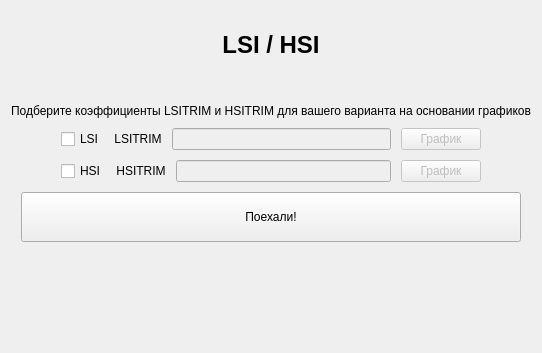
      <widget class="QWidget" name="tab_3">
       <attribute name="title">
        <string>LSI / HSI</string>
       </attribute>
       <layout class="QGridLayout" name="gridLayout_3">
        <item row="0" column="0">
         <layout class="QVBoxLayout" name="verticalLayout_9">
          <property name="spacing">
           <number>25</number>
          </property>
          <property name="topMargin">
           <number>20</number>
          </property>
          <item>
           <widget class="QLabel" name="label_16">
            <property name="sizePolicy">
             <sizepolicy hsizetype="Minimum" vsizetype="Preferred">
              <horstretch>0</horstretch>
              <verstretch>0</verstretch>
             </sizepolicy>
            </property>
            <property name="font">
             <font>
              <pointsize>18</pointsize>
              <weight>75</weight>
              <bold>true</bold>
             </font>
            </property>
            <property name="text">
             <string>LSI / HSI</string>
            </property>
            <property name="alignment">
             <set>Qt::AlignCenter</set>
            </property>
           </widget>
          </item>
          <item>
           <layout class="QVBoxLayout" name="verticalLayout_10">
            <property name="spacing">
             <number>10</number>
            </property>
            <property name="bottomMargin">
             <number>100</number>
            </property>
            <item>
             <spacer name="horizontalSpacer_5">
              <property name="orientation">
               <enum>Qt::Horizontal</enum>
              </property>
              <property name="sizeHint" stdset="0">
               <size>
                <width>40</width>
                <height>20</height>
               </size>
              </property>
             </spacer>
            </item>
            <item>
             <widget class="QLabel" name="label_4">
              <property name="text">
               <string>Подберите коэффициенты LSITRIM и HSITRIM для вашего варианта на основании графиков</string>
              </property>
              <property name="alignment">
               <set>Qt::AlignCenter</set>
              </property>
             </widget>
            </item>
            <item>
             <layout class="QHBoxLayout" name="horizontalLayout_23">
              <property name="leftMargin">
               <number>50</number>
              </property>
              <property name="rightMargin">
               <number>50</number>
              </property>
              <property name="bottomMargin">
               <number>0</number>
              </property>
              <item>
               <widget class="QCheckBox" name="checkBox_6_lsi">
                <property name="maximumSize">
                 <size>
                  <width>100</width>
                  <height>16777215</height>
                 </size>
                </property>
                <property name="text">
                 <string>LSI</string>
                </property>
               </widget>
              </item>
              <item>
               <widget class="QLabel" name="label_6_lsi">
                <property name="enabled">
                 <bool>true</bool>
                </property>
                <property name="maximumSize">
                 <size>
                  <width>100</width>
                  <height>16777215</height>
                 </size>
                </property>
                <property name="text">
                 <string>LSITRIM</string>
                </property>
                <property name="alignment">
                 <set>Qt::AlignCenter</set>
                </property>
               </widget>
              </item>
              <item>
               <widget class="QLineEdit" name="lineEdit_6_lsitrim">
                <property name="enabled">
                 <bool>false</bool>
                </property>
                <property name="minimumSize">
                 <size>
                  <width>0</width>
                  <height>0</height>
                 </size>
                </property>
                <property name="maximumSize">
                 <size>
                  <width>300</width>
                  <height>16777215</height>
                 </size>
                </property>
                <property name="alignment">
                 <set>Qt::AlignCenter</set>
                </property>
                <property name="clearButtonEnabled">
                 <bool>true</bool>
                </property>
               </widget>
              </item>
              <item>
               <widget class="QPushButton" name="pushButton_6_show_lsi">
                <property name="enabled">
                 <bool>false</bool>
                </property>
                <property name="text">
                 <string>График</string>
                </property>
               </widget>
              </item>
             </layout>
            </item>
            <item>
             <layout class="QHBoxLayout" name="horizontalLayout_24">
              <property name="leftMargin">
               <number>50</number>
              </property>
              <property name="rightMargin">
               <number>50</number>
              </property>
              <property name="bottomMargin">
               <number>0</number>
              </property>
              <item>
               <widget class="QCheckBox" name="checkBox_6_hsi">
                <property name="maximumSize">
                 <size>
                  <width>100</width>
                  <height>16777215</height>
                 </size>
                </property>
                <property name="text">
                 <string>HSI</string>
                </property>
               </widget>
              </item>
              <item>
               <widget class="QLabel" name="label_6_hsi">
                <property name="enabled">
                 <bool>true</bool>
                </property>
                <property name="maximumSize">
                 <size>
                  <width>100</width>
                  <height>16777215</height>
                 </size>
                </property>
                <property name="text">
                 <string>HSITRIM</string>
                </property>
                <property name="alignment">
                 <set>Qt::AlignCenter</set>
                </property>
               </widget>
              </item>
              <item>
               <widget class="QLineEdit" name="lineEdit_6_hsitrim">
                <property name="enabled">
                 <bool>false</bool>
                </property>
                <property name="minimumSize">
                 <size>
                  <width>0</width>
                  <height>0</height>
                 </size>
                </property>
                <property name="maximumSize">
                 <size>
                  <width>300</width>
                  <height>16777215</height>
                 </size>
                </property>
                <property name="alignment">
                 <set>Qt::AlignCenter</set>
                </property>
                <property name="clearButtonEnabled">
                 <bool>true</bool>
                </property>
               </widget>
              </item>
              <item>
               <widget class="QPushButton" name="pushButton_6_show_hsi">
                <property name="enabled">
                 <bool>false</bool>
                </property>
                <property name="text">
                 <string>График</string>
                </property>
               </widget>
              </item>
             </layout>
            </item>
            <item alignment="Qt::AlignHCenter">
             <widget class="QPushButton" name="submitButton_6">
              <property name="sizePolicy">
               <sizepolicy hsizetype="Minimum" vsizetype="Fixed">
                <horstretch>0</horstretch>
                <verstretch>0</verstretch>
               </sizepolicy>
              </property>
              <property name="minimumSize">
               <size>
                <width>500</width>
                <height>50</height>
               </size>
              </property>
              <property name="maximumSize">
               <size>
                <width>1000</width>
                <height>16777215</height>
               </size>
              </property>
              <property name="styleSheet">
               <string notr="true"/>
              </property>
              <property name="text">
               <string>Поехали!</string>
              </property>
             </widget>
            </item>
           </layout>
          </item>
         </layout>
        </item>
       </layout>
      </widget>
